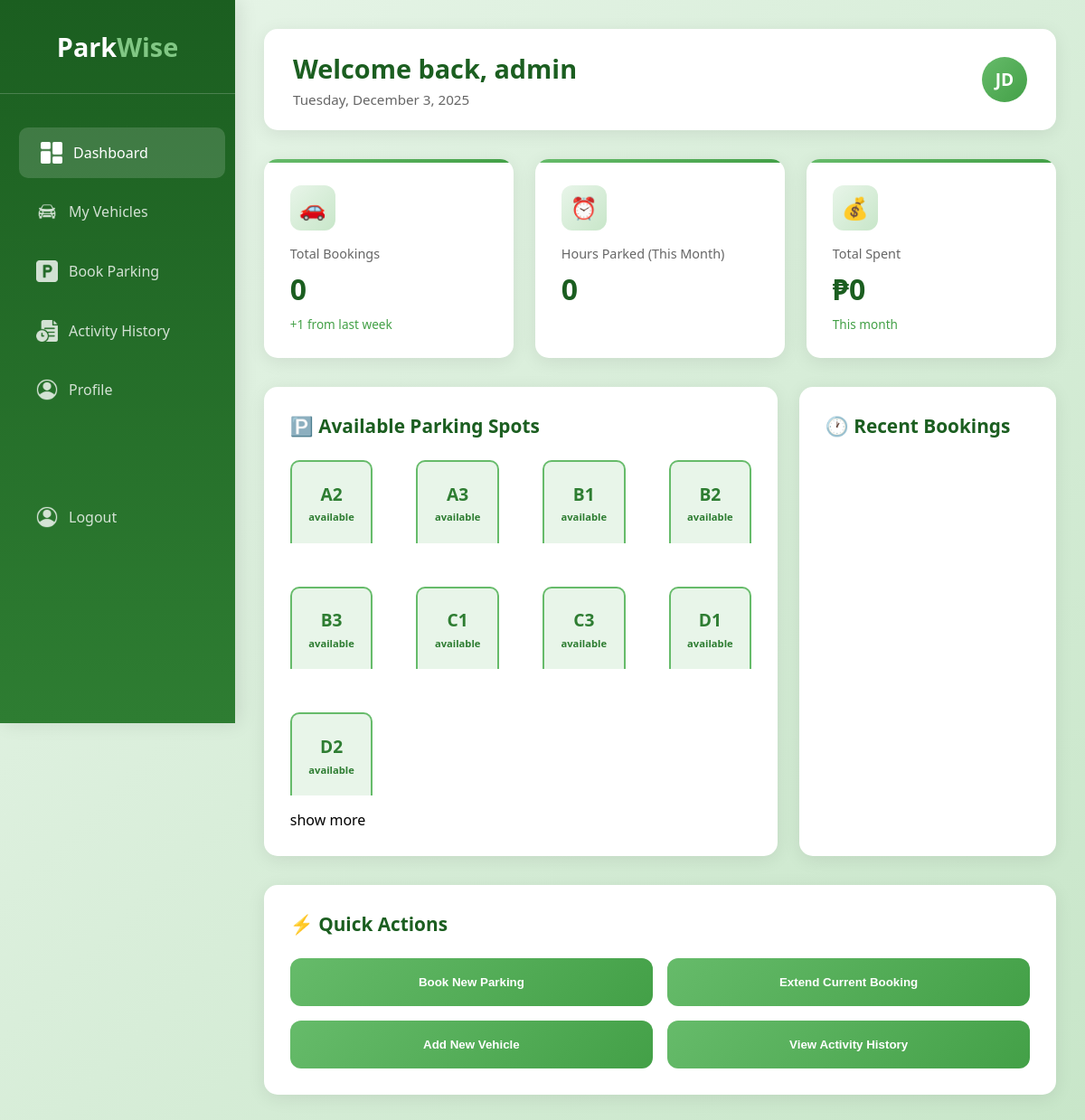
The page /?controller=UserController&action=showLoginPage (signed in) on the database as committed earlier.
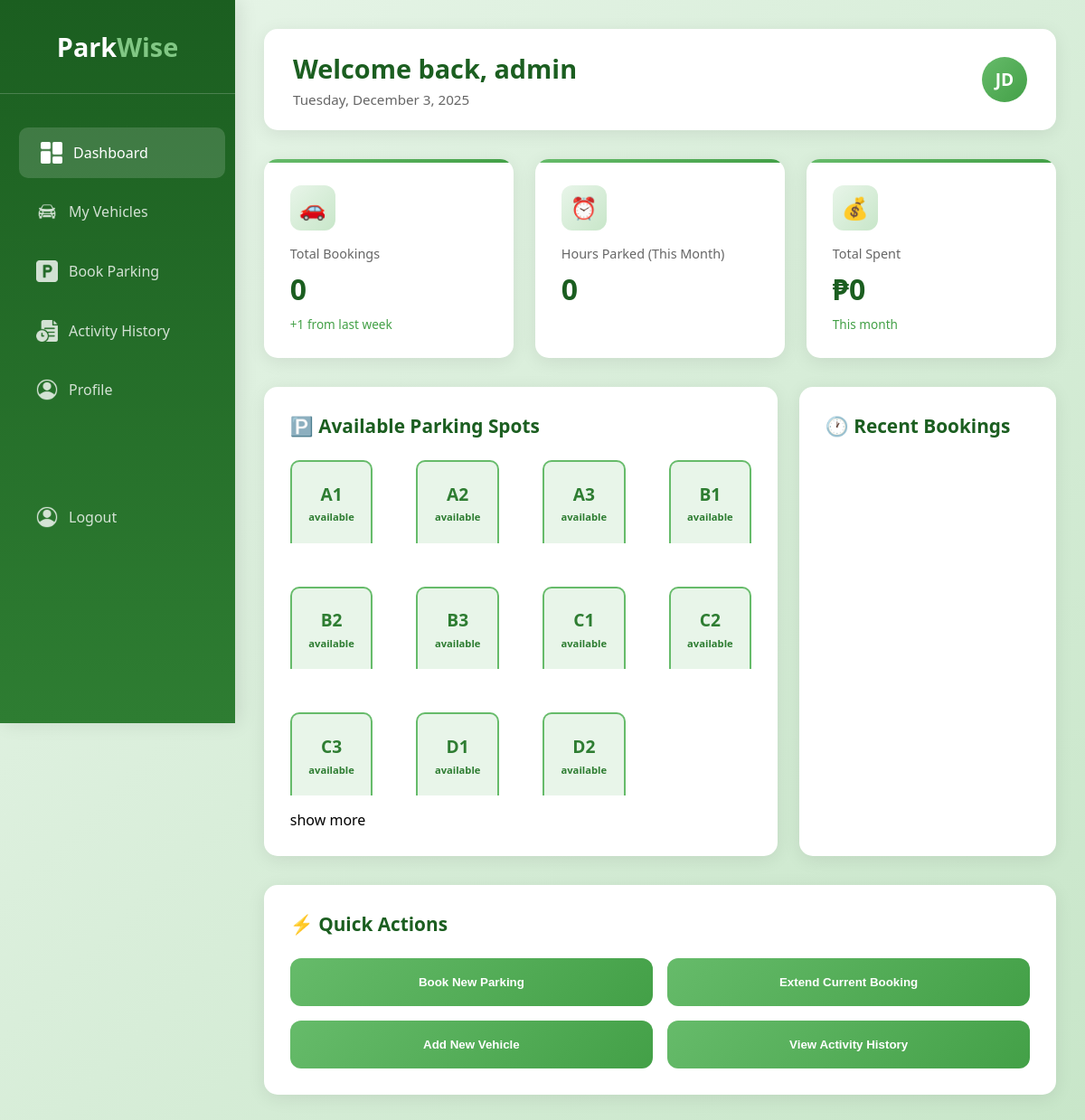
The same page on the database as committed later.
### tables this page shows
CREATE TABLE ParkingSlot (
    slot_id INTEGER PRIMARY KEY AUTOINCREMENT,
    slot_number INTEGER NOT NULL UNIQUE,
    location VARCHAR(100) NOT NULL,
    status VARCHAR(20) NOT NULL DEFAULT 'available',
    created_at DATETIME DEFAULT CURRENT_TIMESTAMP,
    CHECK (status IN ('available', 'reserved', 'occupied'))
);

### views/uniLayout.php (called while the page is built)
<?php require_once("./views/$folderPath" . "/$folderPath" . "Layout.php")?>

### controllers/BaseController.php (called while the page is built, shortened)
<?php
class BaseController{
    public function loadModel($filePath){
        return new $model;
    }
    public function  renderView($folderPath, $fileName, $datas = NULL, $location = NULL){
        $content = $datas;
        require_once("./views/uniLayout.php");
    }
}

### index.php (called while the page is built, shortened)
<?php
require_once("./dbConnection.php");
require_once("./router.php");

### models/BaseModel.php (called while the page is built, shortened)
<?php
class BaseModel{
    protected $db;
    protected $table;
    protected $primaryKey;
    public function __construct(){
        $this->db = DbConnection::getInstance();
    }
    public function find($id){
        try{
            $sql =  "SELECT * FROM $this->table WHERE {$this->primaryKey} = :id";
            $request = $this->db->prepare($sql);
            $request->execute(["id" => $id]);
            $result = $request->fetch(PDO::FETCH_ASSOC);
            return $result;
        }catch(PDOException $e){
            error_log($e->getMessage());
            return false;
        }
    }
}

### dbConnection.php (called while the page is built)
<?php
class DbConnection{
    private static $instance = NULL;
    public static function getInstance(){
        if(!isset(self::$instance)){
            try{
                $pdo = new PDO("sqlite:" . __DIR__ . "/database/parkwise.db");
                $pdo->setAttribute(PDO::ATTR_ERRMODE, PDO::ERRMODE_EXCEPTION);
                self::$instance = $pdo;
            }catch(PDOException $e){
                exit("SOMETHING WENT WRONG WHILE CONNECTING TO DATABASE" .  $e->getMessage());
            }
        }
        return self::$instance;
    }
}

### models/ParkingSlot.php (called while the page is built, shortened)
<?php
class ParkingSlot extends BaseModel{
    protected $table = "ParkingSlot";
    public function getAvailableSlotDetail(){
        try{
            $sql = "SELECT * FROM {$this->table} WHERE status = 'available'";
            $request = $this->db->prepare($sql);
            $request->execute();
            $datas = $request->fetchAll(PDO::FETCH_ASSOC);
            return $datas ?: [];
        }catch(PDOException $e){
            error_log($e->getMessage());
            return [];
        }
    }
}

### views/user/dashBoard.php (the view, shortened to what the changed rows need)
<div class="main-display">
            <div class="header">
                <div class="welcome">
                    <h1>Welcome back, <?= $content['userData']['username']?></h1>
                </div>
            </div>
            <div class="content-grid">
                <div class="card">
                    <h2>🅿️ Available Parking Spots</h2>
                    <div class="parking-grid">
                       <?php foreach($content["availableParkingSlot"] as $slot ):?>
                            <div class="parking-spot available">
                                <div class="spot-number"><?= $slot["slot_number"]?></div>
                                <div class="spot-status"><?= $slot["status"]?></div>
                            </div>
                        <?php endforeach;?>
                    </div>
                </div>
                <div class="card">
                    <h2>🕐 Recent Bookings</h2>
                </div>
            </div>
            <div class="card">
                <h2>⚡ Quick Actions</h2>
            </div>
        </div>

Rows that differ between the two databases and show on the page:
now on this page (row edited): parkingslot: slot_number "A1", status "available"
now on this page (row edited): parkingslot: slot_number "C2", status "available"
